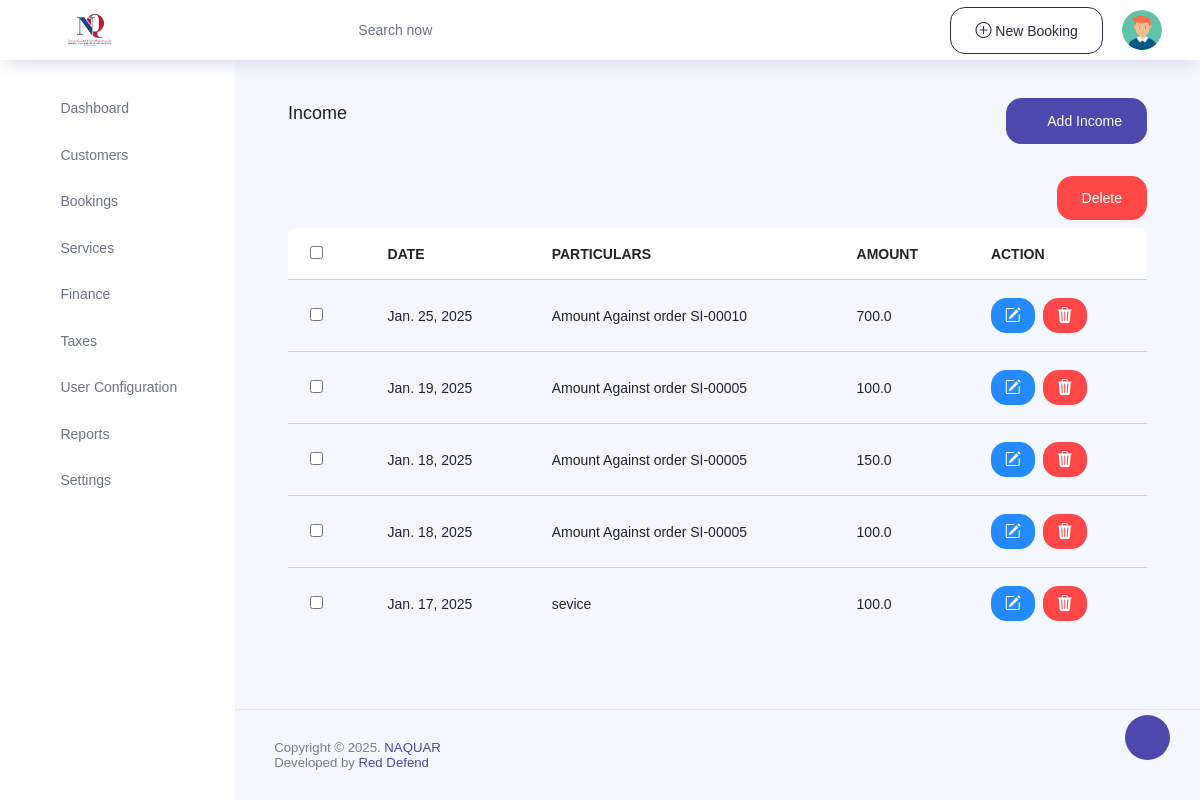
/finance/income (signed in), run on the app's committed database.
### finance/models.py (models this page shows)
class Income(models.Model):
    date = models.DateField(auto_now_add=True)
    particulars = models.CharField(max_length=255)
    amount = models.FloatField()
    bill_number = models.CharField(max_length=20, default="No Bill")
    payment_mode = models.CharField(max_length=20, default="Cash",choices=[
        ('Cash', 'Cash'),
        ('Credit Card', 'Credit Card'),
        ('Debit Card', 'Debit Card'),
        ('Net Banking', 'Net Banking'),
        ('UPI', 'UPI'),
        ('Cheque', 'Cheque'),
        ('Other', 'Other')
    ] )
    other = models.CharField(max_length=255, default=" ", null=True, blank=True)

### finance/views.py (the view)
# urls.py: path("income",views.income, name= "income"),
@login_required(login_url="SignIn")
def income(request):
    income = Income.objects.all().order_by("-id")
    context = {
        "income":income
    }
    return render(request,"finance/income.html",context)

### templates/finance/income.html (shortened to what this page needs)
{% extends 'index.html' %}
{% block content %}
<div class="content-page">
    <div class="container-fluid">
        <div class="row">
            <div class="col-lg-12">
                <div class="d-flex flex-wrap flex-wrap align-items-center justify-content-between mb-4">
                    <div>
                        <h4 class="mb-3">Income</h4>
                    </div>
                    <a href="{%url 'add_income' %}" class="btn btn-primary add-list">Add Income</a>
                </div>
            </div>
            <div class="col-lg-12">
                <form method="post" action="{% url 'delete_bulk_income' %}">
                    <div class="text-right mt-2 mb-2">
                        <button onclick="return confirm('Are You Sure Do You Want To Delete Selected Items?')" type="submit" class="btn btn-danger">Delete</button>
                    </div>
                <div class="table-responsive rounded mb-3">
                    <table class="data-tables table mb-0 tbl-server-info">
                        <thead class="bg-white text-uppercase">
                            <tr class="ligth ligth-data">
                                <th>
                                    <div class="checkbox d-inline-block">
                                        <input  type="checkbox" id="select-all" aria-checked="false" class="checkbox-input">
                                    </div>
                                </th>
                                <th>Date</th>
                                <th>Particulars</th>
                                <th>amount</th>
                                <th>Action</th>
                            </tr>
                        </thead>
                        <tbody class="ligth-body">
                            {% for m in income %}
                            <tr>
                                <td>
                                    <div class="checkbox d-inline-block">
                                        <input type="checkbox" value="{{m.id}}" name="contact_id[]" class="checkbox-input contact-checkbox">
                                    </div>
                                </td>
                                <td>
                                    {{m.date}}</td>
                                <td>{{m.particulars}}</td>
                                <td>{{m.amount}}</td>
                                <td>
                                    <div class="d-flex align-items-center list-action">
                                        <a class="btn btn-info btn-sm mr-2" data-toggle="tooltip" data-placement="top"
                                            title="" data-original-title="Edit" href="{%url 'update_income' m.id %}"><i
                                                class="bi bi-pencil-square mr-0"></i></a>
                                        <a class="btn btn-danger btn-sm" data-toggle="modal"
                                            data-target="#deletemodel{{m.id}}" data-original-title="Delete" href="#"><i
                                                class="bi bi-trash3-fill mr-0"></i></a>
                                    </div>
                                </td>
                            </tr>
                            {% endfor %}
                        </tbody>
                    </table>
                </div>
                </form>
            </div>
        </div>
    </div>
</div>
{% endblock %}

### data on the page
Income: date "Jan. 25, 2025", particulars "Amount Against order SI-00010", amount "700.0"
Income: date "Jan. 19, 2025", particulars "Amount Against order SI-00005", amount "100.0"
Income: date "Jan. 18, 2025", particulars "Amount Against order SI-00005", amount "150.0"
Income: date "Jan. 18, 2025", particulars "Amount Against order SI-00005", amount "100.0"
Income: date "Jan. 17, 2025", particulars "sevice", amount "100.0"
